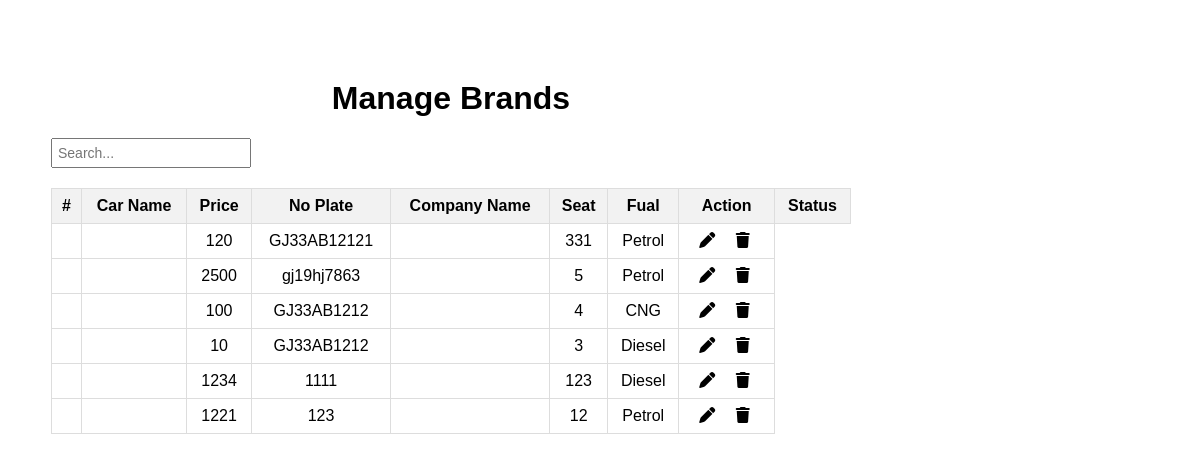
The app's page /admin/display_car.php with its own data.
### tables this page shows
CREATE TABLE IF NOT EXISTS `car_list` (
  `vid` int NOT NULL AUTO_INCREMENT,
  `cname` varchar(255) NOT NULL,
  `modal` int NOT NULL,
  `chprice` int NOT NULL,
  `price` int NOT NULL,
  `no_plate` varchar(255) NOT NULL,
  `brand` varchar(255) NOT NULL,
  `image` varchar(255) NOT NULL,
  `seat` int NOT NULL,
  `fual` varchar(255) NOT NULL,
  `door` int NOT NULL,
  `en_power` varchar(255) NOT NULL,
  `en_type` varchar(255) NOT NULL,
  `break_type` varchar(255) NOT NULL,
  `fual_capacity` int NOT NULL,
  `mileage` int NOT NULL,
  `status` int NOT NULL,
  `accessories` varchar(255) NOT NULL,
  PRIMARY KEY (`vid`)
);

### admin/display_car.php (the view, shortened to what this page needs)
<?php
@include "include/config.php";
$sql = "select * from car_list";
$result = mysqli_query($conn, $sql);
?>
<html lang="en">
<head>
    <link rel="stylesheet" href="css/all.min.css">
    <link rel="stylesheet" href="css/fontawesome.min.css">
</head>
<body>
    <div class="container">
        <h1>Manage Brands</h1>
        <div class="search-container">
            <input type="text" placeholder="Search...">
        </div>
        <table>
            <thead>
                <tr>
                    <th>#</th>
                    <th>Car Name</th>
                    <th>Price</th>
                    <th>No Plate</th>
                    <th>Company Name</th>
                    <th>Seat</th>
                    <th>Fual</th>
                    <th>Action</th>
                    <th>Status</th>
                </tr>
            </thead>
            <tbody>
            <?php
        while ($row = mysqli_fetch_assoc($result)) {
        ?>
            <tr>
                <td><?php echo $row['id'] ?></td>
                <td><?php echo $row['name'] ?></td>
                <td><?php echo $row['price'] ?></td>
                <td><?php echo $row['no_plate'] ?></td>
                <td><?php echo $row['company_name'] ?></td>
                <td><?php echo $row['seat'] ?></td>
                <td><?php echo $row['fual'] ?></td>
                <td><a id="edit" href="update.php?uid=<?php echo $row['id'] ?>"><i class="fa-solid fa-pen"></i></a>   <a id="delete" href="delete.php?uid=<?php echo $row['id'] ?>"><i class="fa-solid fa-trash"></i></a></td>
            </tr>
        <?php
        }
        ?>
        </table>
    </div>
</body>
</html>

### admin/display_car.php (style rules this page uses)
body { font-family: Arial, sans-serif; margin: 20px; }
.container { max-width: 800px; margin: 80px 31px; }
h1 { text-align: center; }
table { width: 100%; border-collapse: collapse; margin-top: 20px; }
th, td { border: 1px solid #ddd; text-align: center; padding: 8px; }
th { background-color: #f2f2f2; }
.search-container { margin-bottom: 10px; display: flex; justify-content: space-between; }
.search-container input { padding: 5px; font-size: 14px; width: 200px; }
#edit,#delete { margin-right: 10px; margin-left: 6px; color: #000; text-decoration: none; font-size: 16px; }

### records on screen
car_list: price "120", no_plate "GJ33AB12121", seat "331", fual "Petrol"
car_list: price "2500", no_plate "gj19hj7863", seat "5", fual "Petrol"
car_list: price "100", no_plate "GJ33AB1212", seat "4", fual "CNG"
car_list: price "10", no_plate "GJ33AB1212", seat "3", fual "Diesel"
car_list: price "1234", no_plate "1111", seat "123", fual "Diesel"
car_list: price "1221", no_plate "123", seat "12", fual "Petrol"
